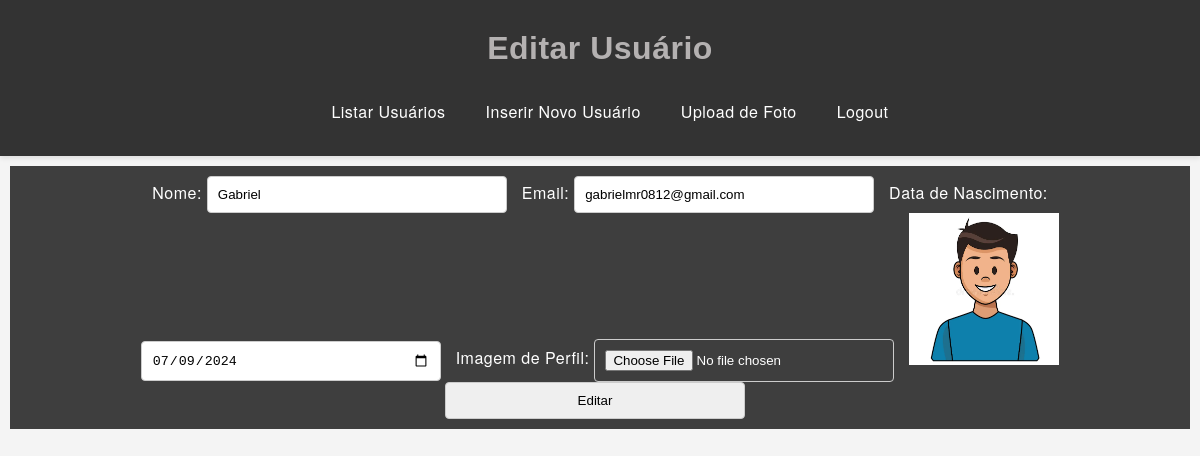
The page /editar_usuario.php?id=13 on the database its author committed.
### tables this page shows
CREATE TABLE `clientes` (
  `idcliente` int(11) NOT NULL,
  `nome` varchar(80) NOT NULL,
  `email` varchar(255) NOT NULL,
  `senha` varchar(64) NOT NULL,
  `situacao` int(1) NOT NULL DEFAULT 1,
  `nascimento` date NOT NULL,
  `role` varchar(20) DEFAULT 'user',
  `role_id` int(11) DEFAULT NULL,
  `imagem` varchar(240) NOT NULL,
  `ativo` tinyint(1) NOT NULL DEFAULT 1
);

### editar_usuario.php (the view, shortened to what this page needs)
<?php
$server = "127.0.0.1";
$user = "u285025226_gabriel195.200.3.197";
$pass = "Senha20022992";
$dbName = "u285025226_mecana";
$connect = mysqli_connect($server, $user, $pass, $dbName);
if (isset($_GET['id'])) {
    $id = $_GET['id'];
    $query = "SELECT * FROM clientes WHERE idcliente = '$id'";
    $result = mysqli_query($connect, $query);
    $usuario = mysqli_fetch_assoc($result);
}
?>
<!DOCTYPE html>
<html lang="pt-BR">
<head>
    <link rel="stylesheet" href="styles.css">
</head>
<body>
    <header>
        <div class="container">
            <h1>Editar Usuário</h1>
            <nav>
                <ul>
                    <li><a href="listar_usuarios.php">Listar Usuários</a></li>
                    <li><a href="inserir_usuario.php">Inserir Novo Usuário</a></li>
                    <li><a href="upload_foto.php">Upload de Foto</a></li>
                    <li><a href="logout.php">Logout</a></li>
                </ul>
            </nav>
        </div>
    </header>
    <div class="search-bar">
        <form method="post" enctype="multipart/form-data">
            <label for="nome">Nome:</label>
            <input type="text" id="nome" name="nome" value="<?php echo $usuario['nome']; ?>" required>
            <label for="email">Email:</label>
            <input type="email" id="email" name="email" value="<?php echo $usuario['email']; ?>" required>
            <label for="nascimento">Data de Nascimento:</label>
            <input type="date" id="nascimento" name="nascimento" value="<?php echo $usuario['nascimento']; ?>" required>
            <label for="arquivo">Imagem de Perfil:</label>
            <input type="file" id="arquivo" name="arquivo">
            <img src="<?php echo $usuario['imagem']; ?>" alt="Imagem de Perfil" width="150">
            <input type="submit" name="editar" value="Editar">
        </form>
    </div>
</body>
</html>

### styles.css (style rules this page uses)
h1 { font-family: 'Arial', sans-serif; color: #b4b1b1; }
* { margin: 0; padding: 0; box-sizing: border-box; }
body { font-family: 'Helvetica Neue', Arial, sans-serif; background-color: #f4f4f4; color: #333; line-height: 1.6; line-height: 1.8; letter-spacing: 0.5px; }
header { display: flex; flex-direction: column; align-items: center; justify-content: center; background-color: #333; color: #fff; padding: 20px 0; text-align: center; box-shadow: 0 2px 5px rgba(0, 0, 0, 0.1); }
nav ul { list-style: none; display: flex; justify-content: space-around; align-items: center; margin-top: 10px; }
nav ul li { margin-left: 20px; }
nav ul li a { color: #fff; padding: 10px 20px; border-radius: 5px; text-decoration: none; transition: background-color 0.3s ease; display: block; width: 100%; padding: 10px; }
.search-bar { text-align: center; position: relative; justify-content: center; align-items: center; padding: 10px 20px; background-color: #3e3e3e; color: #fff; padding: 12px auto; margin-top: 20px; margin: 10px; }
.search-bar input, .search-bar select { padding: 10px; border: 1px solid #ccc; border-radius: 4px; width: 300px; margin-right: 10px; }
:root { --bg-color: #fff; --text-color: #333; }

### rows shown on the page
clientes: nome "Gabriel", email "gabrielmr0812@gmail.com", nascimento "07/09/2024", imagem (picture)
